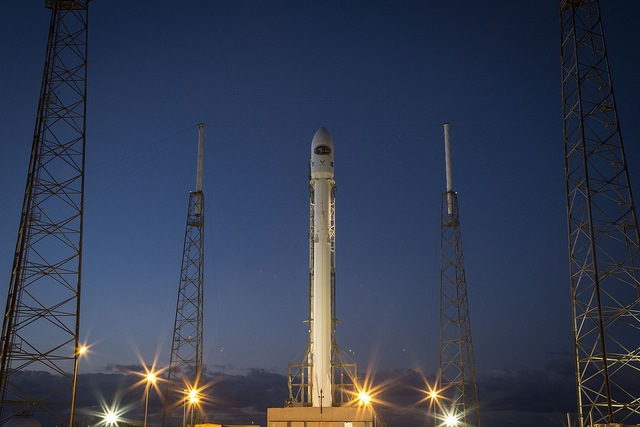
#> input picture RiG_PixelLab/RiG_PixelLab_2026/samples/sample_real_rocket.jpg, 640 x 427 px
$ python -i pixel_engine.py   (imports and definitions only)
#> lines starting #> are read from the running program, lines starting #| are printed output that depends on the picture
"""Pure-Pillow conversion engine for RiG++ PixelLab.

No webcam, web API or machine-learning service required. Images stay local.
"""
from __future__ import annotations

from collections import deque
from dataclasses import asdict, dataclass
from datetime import datetime
from pathlib import Path
from typing import Any
import json
import math
import re

from PIL import Image, ImageDraw, ImageEnhance, ImageFilter, ImageFont, ImageOps


@dataclass(frozen=True)
class Settings:
    pixel_width: int = 80
    colors: int = 24
    dither: bool = False
    bg_brightness: int = 90  # percent; no darkening by default
    sprite_size: int = 128
    tile_size: int = 64
    remove_bg: bool = True
    bg_tolerance: int = 46
    background_size: tuple[int, int] = (960, 540)
    scene_style: str = "adventure"

    # [57 lines left out: functions validate, open_local_image, cap_source, reduce_colors, pixelate, not called in this run]


def ordinary(im: Image.Image, cfg: Settings) -> Image.Image:
    return pixelate(cap_source(im), cfg.pixel_width, cfg.colors, cfg.dither)


# [282 lines left out: functions _tone_grade, game_background, _corner_color, _flood_background, game_sprite, seamless_tile and 6 more, not called in this run]


def _font(size:int, bold:bool=False) -> ImageFont.FreeTypeFont|ImageFont.ImageFont:
    fonts=[
        "/usr/share/fonts/truetype/dejavu/DejaVuSans-Bold.ttf" if bold else "/usr/share/fonts/truetype/dejavu/DejaVuSans.ttf",
        "C:/Windows/Fonts/arialbd.ttf" if bold else "C:/Windows/Fonts/arial.ttf",
        "C:/Windows/Fonts/meiryo.ttc",
    ]
    for f in fonts:
        try: return ImageFont.truetype(f,size)
        except OSError: pass
    return ImageFont.load_default()


# [12 lines left out: function _fit_preview, not called in this run]


def comparison_sheet(source:Image.Image, result:dict[str,Any]) -> Image.Image:
    cell_w,cell_h=490,340
    margin,gap,head=48,22,110
    width=margin*2+3*cell_w+2*gap
    height=head+margin+3*cell_h+2*gap+margin
    sheet=Image.new("RGB",(width,height),(18,27,44))
    d=ImageDraw.Draw(sheet)
    d.text((margin,24),"RiG++ PIXEL LAB",font=_font(34,True),fill=(255,255,255))
    d.text((margin,68),"One image  /  Different game-ready results",font=_font(16),fill=(159,179,205))
    cards=[
       ("01  REAL PHOTO",source,"contain"),
       ("02  BASIC PIXELATE",result["normal"],"contain"),
       ("03  GAME BACKGROUND",result["game_background"],"cover"),
       ("04  SUNSET VARIANT",result["sunset_background"],"cover"),
       ("05  NIGHT VARIANT",result["night_background"],"cover"),
       ("06  GAME STAGE MOCKUP",result["game_demo"],"cover"),
       ("07  CHARACTER SAMPLE",result["built_in_hero"],"contain"),
       ("08  TILE REPEAT",result["tile_repeat"],"cover"),
    ]
    for i,(label,img,mode) in enumerate(cards):
        x=margin+(i%3)*(cell_w+gap)
        y=head+(i//3)*(cell_h+gap)
        d.rounded_rectangle((x,y,x+cell_w,y+cell_h),radius=16,fill=(34,48,69))
        d.text((x+18,y+11),label,font=_font(17,True),fill=(233,241,254))
        thumb=_fit_preview(img,cell_w-24,cell_h-56,mode)
        sheet.paste(thumb,(x+12,y+44))
    return sheet


# [30 lines left out: function export_all, not called in this run]

>>> import cv2
>>> picture = cv2.imread('samples/sample_real_rocket.jpg', cv2.IMREAD_GRAYSCALE)
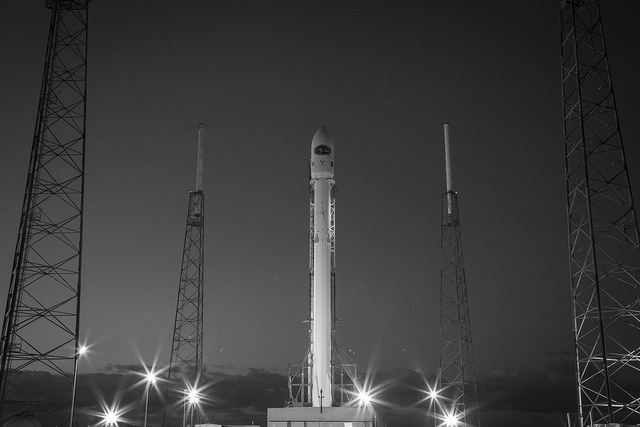
#> picture: shape (427, 640); min 0, max 255, mean 61
>>> result = comparison_sheet(picture, 'out.png')
#> in comparison_sheet, `sheet=Image.new("RGB",(width,height),(18,27,44))`:
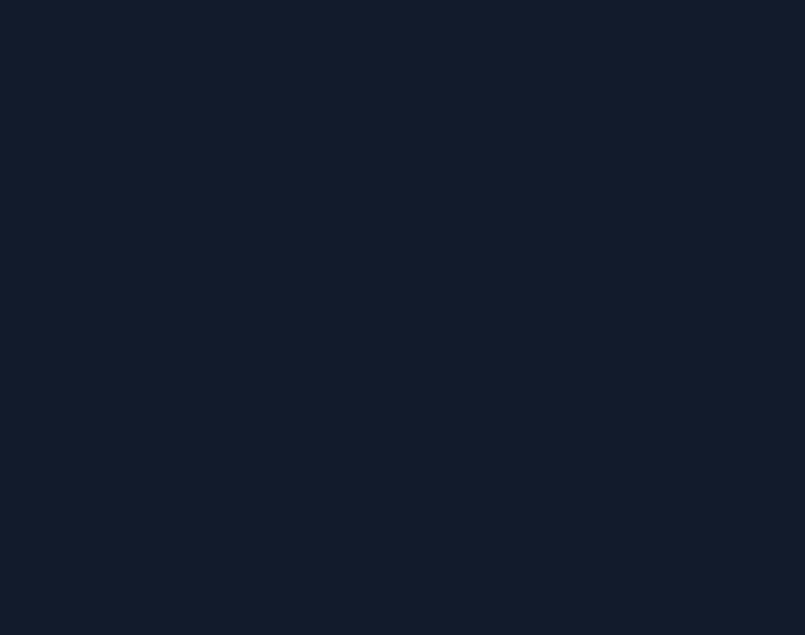
#> sheet: PIL image 1610x1270 RGB (shown at 1/2 size); mean R, G, B 18, 27, 44
#> (the run stopped early here; a loop or call above may not have finished)
